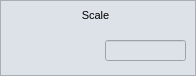
    <widget class="QFrame" name="frame_3">
     <property name="geometry">
      <rect>
       <x>275</x>
       <y>25</y>
       <width>196</width>
       <height>76</height>
      </rect>
     </property>
     <property name="styleSheet">
      <string notr="true">background-color: rgb(221, 226, 232);</string>
     </property>
     <property name="frameShape">
      <enum>QFrame::StyledPanel</enum>
     </property>
     <property name="frameShadow">
      <enum>QFrame::Raised</enum>
     </property>
     <widget class="caLineEdit" name="calineedit_18">
      <property name="geometry">
       <rect>
        <x>105</x>
        <y>40</y>
        <width>81</width>
        <height>21</height>
       </rect>
      </property>
      <property name="font">
       <font>
        <family>Sans Serif</family>
        <pointsize>11</pointsize>
       </font>
      </property>
      <property name="alignment">
       <set>Qt::AlignRight|Qt::AlignTrailing|Qt::AlignVCenter</set>
      </property>
      <property name="readOnly">
       <bool>true</bool>
      </property>
      <property name="channel" stdset="0">
       <string notr="true">$(DEVICE):dsp:amp_scale:A_mon</string>
      </property>
      <property name="foreground">
       <color>
        <red>170</red>
        <green>0</green>
        <blue>0</blue>
       </color>
      </property>
      <property name="background">
       <color>
        <red>255</red>
        <green>255</green>
        <blue>255</blue>
       </color>
      </property>
      <property name="colorMode">
       <enum>caLineEdit::Static</enum>
      </property>
      <property name="frameLineWidth" stdset="0">
       <number>1</number>
      </property>
      <property name="fontScaleMode">
       <enum>caLineEdit::WidthAndHeight</enum>
      </property>
     </widget>
     <widget class="caNumeric" name="canumeric_13">
      <property name="geometry">
       <rect>
        <x>10</x>
        <y>25</y>
        <width>91</width>
        <height>46</height>
       </rect>
      </property>
      <property name="autoFillBackground">
       <bool>false</bool>
      </property>
      <property name="integerDigits" stdset="0">
       <number>1</number>
      </property>
      <property name="decimalDigits" stdset="0">
       <number>4</number>
      </property>
      <property name="value">
       <double>1.000000000000000</double>
      </property>
      <property name="channel" stdset="0">
       <string notr="true">$(DEVICE):dsp:amp_scale:A_sp</string>
      </property>
      <property name="background">
       <color>
        <red>221</red>
        <green>226</green>
        <blue>232</blue>
       </color>
      </property>
      <property name="precisionMode">
       <enum>caNumeric::User</enum>
      </property>
      <property name="fixedFormat">
       <bool>true</bool>
      </property>
      <property name="limitsMode">
       <enum>caNumeric::User</enum>
      </property>
      <property name="maxValue">
       <double>2.000000000000000</double>
      </property>
      <property name="minValue">
       <double>-2.000000000000000</double>
      </property>
     </widget>
     <widget class="QLabel" name="label_41">
      <property name="geometry">
       <rect>
        <x>5</x>
        <y>5</y>
        <width>181</width>
        <height>21</height>
       </rect>
      </property>
      <property name="font">
       <font>
        <pointsize>8</pointsize>
       </font>
      </property>
      <property name="text">
       <string>Scale</string>
      </property>
      <property name="alignment">
       <set>Qt::AlignCenter</set>
      </property>
     </widget>
    </widget>
